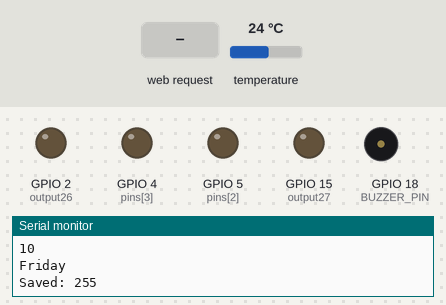
A program run on a simulated ESP32. On the bench: output pins drawn as LEDs (lit = HIGH), buzzer (waves = sounding, pin HIGH), the last lines printed to the serial monitor. Inputs (shaded band) come from the test bench; at power-on: temperature 24 °C. WiFi joins after 1.5 s; servers stay silent unless stated; the local clock reads 2024-03-15 10:24:30 at power-on unless the program sets it; EEPROM starts erased.

Above: at 3.4 s.
3.5 s: HTTP request GET /26/on received
At 4.7 s:
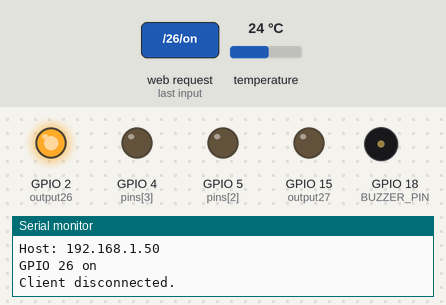
5.0 s: HTTP request GET /27/on received
At 6.0 s:
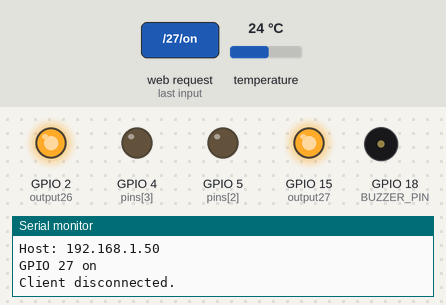
6.5 s: HTTP request GET /26/off received
At 7.2 s:
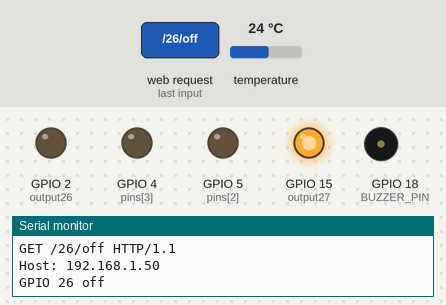
8.0 s: HTTP request GET /3/on received
At 8.3 s:
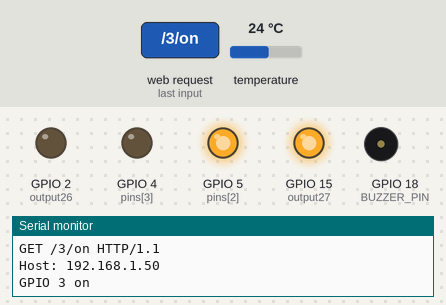
9.5 s: HTTP request GET /27/off received
At 10.6 s:
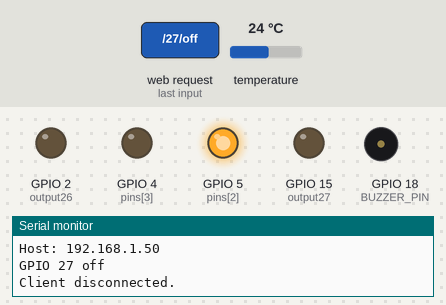
11.0 s: HTTP request GET /4/on received
At 11.7 s:
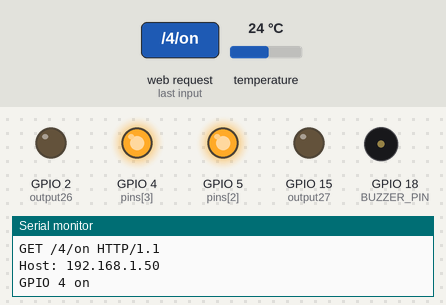
Timing chart, 0 to 13.5 s (numbered marks = the images above; inputs shaded):
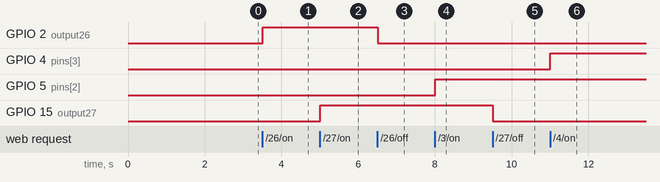

Measured:
- after the input at 3.5 s, GPIO 2 (output26): LOW → HIGH at once
- after the input at 5.0 s, GPIO 15 (output27): LOW → HIGH at once
- after the input at 6.5 s, GPIO 2 (output26): HIGH → LOW at once
- after the input at 8.0 s, GPIO 5 (pins[2]): LOW → HIGH at once
- after the input at 9.5 s, GPIO 15 (output27): HIGH → LOW at once
- after the input at 11.0 s, GPIO 4 (pins[3]): LOW → HIGH at once

The program:

main.cpp
```cpp
#include <Arduino.h>
#include <WiFi.h>
//https://randomnerdtutorials.com/esp32-web-server-arduino-ide/
#include <DS18B20.h>
#include "time.h"
#include <EEPROM.h>

#define LOW_ALARM 20
#define HIGH_ALARM 25

DS18B20 ds(13);   //IO13


//Wifi credentials
const char* ssid = "DeaHT-Uffici";
const char* password = "*r6pHoPh-c";

// Set web server port number to 80
WiFiServer server(80);

// Variable to store the HTTP request
String header;

// Auxiliar variables to store the current output state
String output26State = "off";
String output27State = "off";
String output3State  = "off";
String output4State  = "off";

// Assign output variables to GPIO pins
const int output26 = 2;
const int output27 = 15;

// Current time
unsigned long currentTime = millis();
// Previous time
unsigned long previousTime = 0;
// Define timeout time in milliseconds (example: 2000ms = 2s)
const long timeoutTime = 2000;

//Buzzer pin
#define BUZZER_PIN 18


//Relay Pins
byte pins[] = {2, 15, 5, 4};
byte pos = 0;

//Inputs
#define INPUT_PIN1 36
#define INPUT_PIN2 39
#define INPUT_PIN3 27
#define INPUT_PIN4 14

//time
const char* ntpServer = "pool.ntp.org";
const long  gmtOffset_sec = 0;
const int   daylightOffset_sec = 3600;


// define the number of bytes you want to access
#define EEPROM_SIZE 255

void printLocalTime(){
  struct tm timeinfo;
  if(!getLocalTime(&timeinfo)){
    Serial.println("Failed to obtain time");
    return;
  }
  Serial.println(&timeinfo, "%A, %B %d %Y %H:%M:%S");
  Serial.print("Day of week: ");
  Serial.println(&timeinfo, "%A");
  Serial.print("Month: ");
  Serial.println(&timeinfo, "%B");
  Serial.print("Day of Month: ");
  Serial.println(&timeinfo, "%d");
  Serial.print("Year: ");
  Serial.println(&timeinfo, "%Y");
  Serial.print("Hour: ");
  Serial.println(&timeinfo, "%H");
  Serial.print("Hour (12 hour format): ");
  Serial.println(&timeinfo, "%I");
  Serial.print("Minute: ");
  Serial.println(&timeinfo, "%M");
  Serial.print("Second: ");
  Serial.println(&timeinfo, "%S");

  Serial.println("Time variables");
  char timeHour[3];
  strftime(timeHour,3, "%H", &timeinfo);
  Serial.println(timeHour);
  char timeWeekDay[10];
  strftime(timeWeekDay,10, "%A", &timeinfo);
  Serial.println(timeWeekDay);
  Serial.println();
}

void setup() {

  Serial.begin(115200);
  Serial.println("Start Kincony KC868-A4 Relays example…");
  pinMode(pins[0], OUTPUT);
  pinMode(pins[1], OUTPUT);
  pinMode(pins[2], OUTPUT);
  pinMode(pins[3], OUTPUT);
  pinMode(BUZZER_PIN, OUTPUT);

  Serial.print(ds.getTempC());
  Serial.println(" C\n");

  //Buzzer
  //digitalWrite(BUZZER_PIN, HIGH); delay(200);
  //digitalWrite(BUZZER_PIN, LOW);  delay(500);

  pinMode(INPUT_PIN1, INPUT);
  pinMode(INPUT_PIN2, INPUT);
  pinMode(INPUT_PIN3, INPUT);
  pinMode(INPUT_PIN4, INPUT);


// Connect to Wi-Fi network with SSID and password
  Serial.print("Connecting to ");
  Serial.println(ssid);
  WiFi.begin(ssid, password);
  while (WiFi.status() != WL_CONNECTED) {
    delay(500);
    Serial.print(".");
  }
  // Print local IP address and start web server
  Serial.println("");
  Serial.println("WiFi connected.");
  Serial.println("IP address: ");
  Serial.println(WiFi.localIP());
  server.begin();


    // Init and get the time
  configTime(gmtOffset_sec, daylightOffset_sec, ntpServer);
  printLocalTime();

  EEPROM.begin(EEPROM_SIZE);

  EEPROM.write(0, 255);
  EEPROM.commit();
  int a=0;
  a=EEPROM.read(0);
  Serial.print("Saved: ");
  Serial.println(a);

  // ledState = EEPROM.read(0);
   //EEPROM.write(address, value);

}


void clear() {

  digitalWrite(pins[0], LOW);

  digitalWrite(pins[1], LOW);

  digitalWrite(pins[2], LOW);

  digitalWrite(pins[3], LOW);

}


void change(byte n) {

clear();

digitalWrite(pins[n], HIGH);

}


void loop() {

  WiFiClient client = server.available();   // Listen for incoming clients

  if (client) {                             // If a new client connects,
    currentTime = millis();
    previousTime = currentTime;
    Serial.println("New Client.");          // print a message out in the serial port
    String currentLine = "";                // make a String to hold incoming data from the client
    while (client.connected() && currentTime - previousTime <= timeoutTime) {  // loop while the client's connected
      currentTime = millis();
      if (client.available()) {             // if there's bytes to read from the client,
        char c = client.read();             // read a byte, then
        Serial.write(c);                    // print it out the serial monitor
        header += c;
        if (c == '\n') {                    // if the byte is a newline character
          // if the current line is blank, you got two newline characters in a row.
          // that's the end of the client HTTP request, so send a response:
          if (currentLine.length() == 0) {
            // HTTP headers always start with a response code (e.g. HTTP/1.1 200 OK)
            // and a content-type so the client knows what's coming, then a blank line:
            client.println("HTTP/1.1 200 OK");
            client.println("Content-type:text/html");
            client.println("Connection: close");
            client.println();

            // turns the GPIOs on and off
            if (header.indexOf("GET /26/on") >= 0) {
              Serial.println("GPIO 26 on");
              output26State = "on";
              digitalWrite(output26, HIGH);
            } else if (header.indexOf("GET /26/off") >= 0) {
              Serial.println("GPIO 26 off");
              output26State = "off";
              digitalWrite(output26, LOW);
            } else if (header.indexOf("GET /27/on") >= 0) {
              Serial.println("GPIO 27 on");
              output27State = "on";
              digitalWrite(output27, HIGH);
            } else if (header.indexOf("GET /27/off") >= 0) {
              Serial.println("GPIO 27 off");
              output27State = "off";
              digitalWrite(output27, LOW);
            } else if (header.indexOf("GET /3/on") >= 0) {
              Serial.println("GPIO 3 on");
              output3State = "on";
              digitalWrite(pins[2], HIGH);
            } else if (header.indexOf("GET /3/off") >= 0) {
              Serial.println("GPIO 3 off");
              output3State = "off";
              digitalWrite(pins[2], LOW);
            }else if (header.indexOf("GET /4/on") >= 0) {
              Serial.println("GPIO 4 on");
              output4State = "on";
              digitalWrite(pins[3], HIGH);
            } else if (header.indexOf("GET /4/off") >= 0) {
              Serial.println("GPIO 4 off");
              output4State = "off";
              digitalWrite(pins[3], LOW);
            }


            // Display the HTML web page
            client.println("<!DOCTYPE html><html>");
            client.println("<head><meta name=\"viewport\" content=\"width=device-width, initial-scale=1\">");
            client.println("<link rel=\"icon\" href=\"data:,\">");
            // CSS to style the on/off buttons
            // Feel free to change the background-color and font-size attributes to fit your preferences
            client.println("<style>html { font-family: Helvetica; display: inline-block; margin: 0px auto; text-align: center;}");
            client.println(".button { background-color: #4CAF50; border: none; color: white; padding: 16px 40px;");
            client.println("text-decoration: none; font-size: 30px; margin: 2px; cursor: pointer;}");
            client.println(".button2 {background-color: #555555;}</style></head>");

            // Web Page Heading
            client.println("<body><h1>Llama Tank Web Server</h1>");


            // Display current Temperature
             float temperature;
             temperature= ds.getTempC();
             String sTemperature= (String)temperature;

            client.println("<p>Temperature[deg C] " + sTemperature + "</p>");


            // Display current state, and ON/OFF buttons for GPIO 26
            client.println("<p>GPIO 26 - State " + output26State + "</p>");
            // If the output26State is off, it displays the ON button
            if (output26State=="off") {
              client.println("<p><a href=\"/26/on\"><button class=\"button\">ON</button></a></p>");
            } else {
              client.println("<p><a href=\"/26/off\"><button class=\"button button2\">OFF</button></a></p>");
            }

            // Display current state, and ON/OFF buttons for GPIO 27
            client.println("<p>GPIO 27 - State " + output27State + "</p>");
            // If the output27State is off, it displays the ON button
            if (output27State=="off") {
              client.println("<p><a href=\"/27/on\"><button class=\"button\">ON</button></a></p>");
            } else {
              client.println("<p><a href=\"/27/off\"><button class=\"button button2\">OFF</button></a></p>");
            }

            // Display current state, and ON/OFF buttons for GPIO 5
            client.println("<p>GPIO 3 - State " + output3State + "</p>");
            // If the output27State is off, it displays the ON button
            if (output3State=="off") {
              client.println("<p><a href=\"/3/on\"><button class=\"button\">ON</button></a></p>");
            } else {
              client.println("<p><a href=\"/3/off\"><button class=\"button button2\">OFF</button></a></p>");
            }

            // Display current state, and ON/OFF buttons for GPIO 5
            client.println("<p>GPIO 4 - State " + output4State + "</p>");
            // If the output27State is off, it displays the ON button
            if (output4State=="off") {
              client.println("<p><a href=\"/4/on\"><button class=\"button\">ON</button></a></p>");
            } else {
              client.println("<p><a href=\"/4/off\"><button class=\"button button2\">OFF</button></a></p>");
            }


            client.println("</body></html>");

            // The HTTP response ends with another blank line
            client.println();
            // Break out of the while loop
            break;
          } else { // if you got a newline, then clear currentLine
            currentLine = "";
          }
        } else if (c != '\r') {  // if you got anything else but a carriage return character,
          currentLine += c;      // add it to the end of the currentLine
        }
      }
    }
    // Clear the header variable
    header = "";
    // Close the connection
    client.stop();
    Serial.println("Client disconnected.");
    Serial.println("");
  }


// //change(pos);
// Serial.print("ON Relay #"); Serial.println(pos);
// Serial.print("IN1: "); Serial.println(digitalRead(INPUT_PIN1));
// Serial.print("IN2: "); Serial.println(digitalRead(INPUT_PIN2));
// Serial.print("IN3: "); Serial.println(digitalRead(INPUT_PIN3));
// Serial.print("IN4: "); Serial.println(digitalRead(INPUT_PIN4));
// delay(10000);


// delay(10);

// pos++;

//   if (pos > 3) {pos = 0;}

}
```
